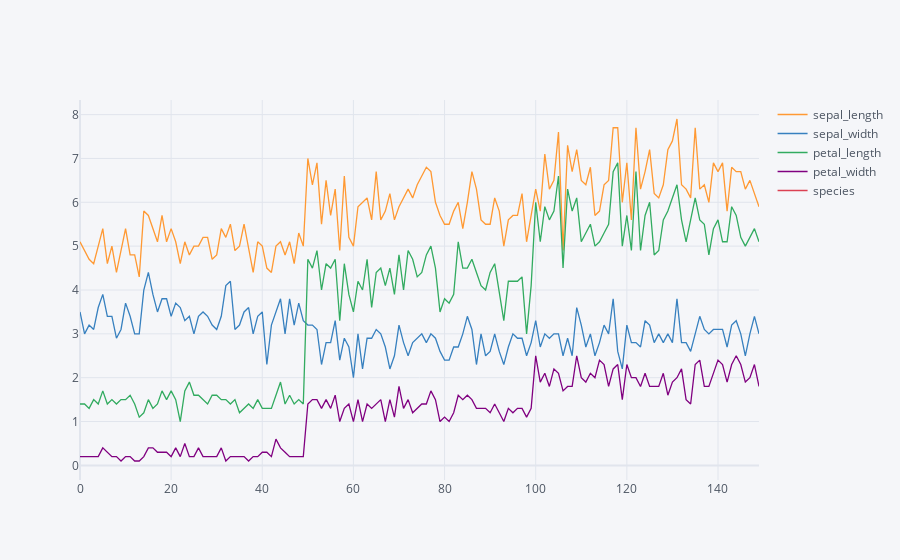

Here is the notebook cell this chart was saved with:
### Code cell
df.iplot()

### Figure 1 — Plotly figure (JSON) as saved in the notebook; plotly's stock layout.template omitted (floating-point values rounded to 4 significant figures; data arrays with more than 128 entries replaced by an {"elided": "..."} marker saying what was removed)
{"data": [{"line": {"color": "rgba(255, 153, 51, 1.0)", "dash": "solid", "shape": "linear", "width": 1.3}, "mode": "lines", "name": "sepal_length", "text": "", "type": "scatter", "x": {"elided": "150 int values"}, "y": {"elided": "150 float values"}}, {"line": {"color": "rgba(55, 128, 191, 1.0)", "dash": "solid", "shape": "linear", "width": 1.3}, "mode": "lines", "name": "sepal_width", "text": "", "type": "scatter", "x": {"elided": "150 int values"}, "y": {"elided": "150 float values"}}, {"line": {"color": "rgba(50, 171, 96, 1.0)", "dash": "solid", "shape": "linear", "width": 1.3}, "mode": "lines", "name": "petal_length", "text": "", "type": "scatter", "x": {"elided": "150 int values"}, "y": {"elided": "150 float values"}}, {"line": {"color": "rgba(128, 0, 128, 1.0)", "dash": "solid", "shape": "linear", "width": 1.3}, "mode": "lines", "name": "petal_width", "text": "", "type": "scatter", "x": {"elided": "150 int values"}, "y": {"elided": "150 float values"}}, {"line": {"color": "rgba(219, 64, 82, 1.0)", "dash": "solid", "shape": "linear", "width": 1.3}, "mode": "lines", "name": "species", "text": "", "type": "scatter", "x": {"elided": "150 int values"}, "y": {"elided": "150 str values"}}], "layout": {"legend": {"bgcolor": "#F5F6F9", "font": {"color": "#4D5663"}}, "paper_bgcolor": "#F5F6F9", "plot_bgcolor": "#F5F6F9", "title": {"font": {"color": "#4D5663"}}, "xaxis": {"gridcolor": "#E1E5ED", "showgrid": true, "tickfont": {"color": "#4D5663"}, "title": {"font": {"color": "#4D5663"}, "text": ""}, "zerolinecolor": "#E1E5ED"}, "yaxis": {"gridcolor": "#E1E5ED", "showgrid": true, "tickfont": {"color": "#4D5663"}, "title": {"font": {"color": "#4D5663"}, "text": ""}, "zerolinecolor": "#E1E5ED"}}}
